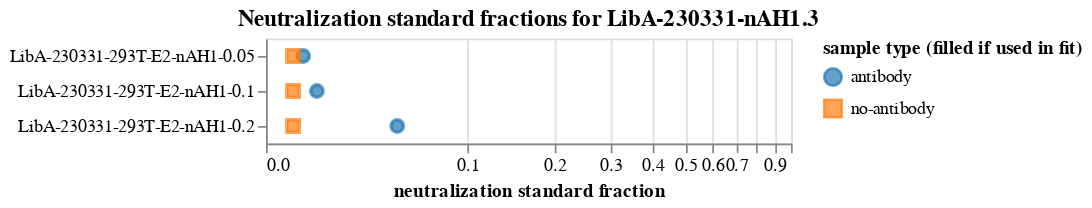

Notebook code cell kept with this figure:
### Markdown cell above
Plot the neutralization standard fractions for each sample:

### Code cell
neut_standard_fracs_chart = (
    alt.Chart(
        neut_standard_fracs.rename(
            columns={"antibody_frac": "antibody", "no-antibody_frac": "no-antibody"}
        ).melt(
            id_vars=["sample", "use_in_fit", "concentration"],
            value_vars=["antibody", "no-antibody"],
            var_name="sample type",
            value_name="neutralization standard fraction",
        )
    )
    .encode(
        x=alt.X(
            "neutralization standard fraction",
            scale=alt.Scale(type="symlog", constant=0.04, domainMax=1),
        ),
        y=alt.Y("sample", sort=alt.SortField("concentration"), title=None),
        shape=alt.Shape("sample type", title="sample type (filled if used in fit)"),
        stroke=alt.Color(
            "sample type", scale=alt.Scale(range=["#1F77B4FF", "#FF7F0EFF"])
        ),
        color=alt.Color(
            "sample type", scale=alt.Scale(range=["#1F77B4FF", "#FF7F0EFF"])
        ),
        fillOpacity=alt.Opacity(
            "use_in_fit",
            scale=alt.Scale(domain=[True, False], range=[1, 0]),
        ),
        tooltip=[
            "sample",
            alt.Tooltip("concentration", format=".3g"),
            alt.Tooltip("neutralization standard fraction", format=".3g"),
        ],
    )
    .mark_point(filled=True, size=50)
    .configure_axis(labelLimit=500)
    .properties(title=f"Neutralization standard fractions for {selection}")
)

neut_standard_fracs_chart

### Figure 1 — Vega-Lite specification as saved in the notebook (floating-point values rounded to 4 significant figures)
{"config": {"view": {"continuousWidth": 300, "continuousHeight": 300}, "axis": {"labelLimit": 500}}, "data": {"name": "data-c2343e928980d07aee93a17b0593a1ec"}, "mark": {"type": "point", "filled": true, "size": 50}, "encoding": {"color": {"field": "sample type", "scale": {"range": ["#1F77B4FF", "#FF7F0EFF"]}, "type": "nominal"}, "fillOpacity": {"field": "use_in_fit", "scale": {"domain": [true, false], "range": [1, 0]}, "type": "nominal"}, "shape": {"field": "sample type", "title": "sample type (filled if used in fit)", "type": "nominal"}, "stroke": {"field": "sample type", "scale": {"range": ["#1F77B4FF", "#FF7F0EFF"]}, "type": "nominal"}, "tooltip": [{"field": "sample", "type": "nominal"}, {"field": "concentration", "format": ".3g", "type": "quantitative"}, {"field": "neutralization standard fraction", "format": ".3g", "type": "quantitative"}], "x": {"field": "neutralization standard fraction", "scale": {"constant": 0.04, "domainMax": 1, "type": "symlog"}, "type": "quantitative"}, "y": {"field": "sample", "sort": {"field": "concentration"}, "title": null, "type": "nominal"}}, "title": "Neutralization standard fractions for LibA-230331-nAH1.3", "$schema": "https://vega.github.io/schema/vega-lite/v5.8.0.json", "datasets": {"data-c2343e928980d07aee93a17b0593a1ec": [{"sample": "LibA-230331-293T-E2-nAH1-0.05", "use_in_fit": true, "concentration": 0.05, "sample type": "antibody", "neutralization standard fraction": 0.01038}, {"sample": "LibA-230331-293T-E2-nAH1-0.1", "use_in_fit": true, "concentration": 0.1, "sample type": "antibody", "neutralization standard fraction": 0.01487}, {"sample": "LibA-230331-293T-E2-nAH1-0.2", "use_in_fit": true, "concentration": 0.2, "sample type": "antibody", "neutralization standard fraction": 0.05033}, {"sample": "LibA-230331-293T-E2-nAH1-0.05", "use_in_fit": true, "concentration": 0.05, "sample type": "no-antibody", "neutralization standard fraction": 0.007321}, {"sample": "LibA-230331-293T-E2-nAH1-0.1", "use_in_fit": true, "concentration": 0.1, "sample type": "no-antibody", "neutralization standard fraction": 0.007321}, {"sample": "LibA-230331-293T-E2-nAH1-0.2", "use_in_fit": true, "concentration": 0.2, "sample type": "no-antibody", "neutralization standard fraction": 0.007321}]}}
